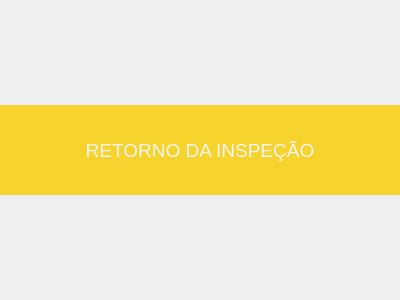
<?xml version="1.0" encoding="UTF-8"?>
<ui version="4.0">
 <class>inspection_return</class>
 <widget class="QWidget" name="inspection_return">
  <property name="geometry">
   <rect>
    <x>0</x>
    <y>0</y>
    <width>400</width>
    <height>300</height>
   </rect>
  </property>
  <property name="sizePolicy">
   <sizepolicy hsizetype="Preferred" vsizetype="MinimumExpanding">
    <horstretch>0</horstretch>
    <verstretch>0</verstretch>
   </sizepolicy>
  </property>
  <property name="windowTitle">
   <string>Form</string>
  </property>
  <layout class="QHBoxLayout" name="horizontalLayout">
   <property name="spacing">
    <number>0</number>
   </property>
   <property name="leftMargin">
    <number>0</number>
   </property>
   <property name="topMargin">
    <number>0</number>
   </property>
   <property name="rightMargin">
    <number>0</number>
   </property>
   <property name="bottomMargin">
    <number>0</number>
   </property>
   <item>
    <widget class="QLabel" name="label_inspection_return">
     <property name="sizePolicy">
      <sizepolicy hsizetype="Preferred" vsizetype="Maximum">
       <horstretch>0</horstretch>
       <verstretch>0</verstretch>
      </sizepolicy>
     </property>
     <property name="minimumSize">
      <size>
       <width>0</width>
       <height>90</height>
      </size>
     </property>
     <property name="font">
      <font>
       <family>Ubuntu</family>
       <pointsize>14</pointsize>
       <italic>false</italic>
       <fontweight>Medium</fontweight>
      </font>
     </property>
     <property name="styleSheet">
      <string notr="true">background-color: rgb(246, 211, 45);
color: rgb(246, 245, 244);
font: 500 14pt &quot;Ubuntu&quot;;</string>
     </property>
     <property name="text">
      <string>RETORNO DA INSPEÇÃO</string>
     </property>
     <property name="alignment">
      <set>Qt::AlignmentFlag::AlignCenter</set>
     </property>
    </widget>
   </item>
  </layout>
 </widget>
 <resources/>
 <connections/>
</ui>
